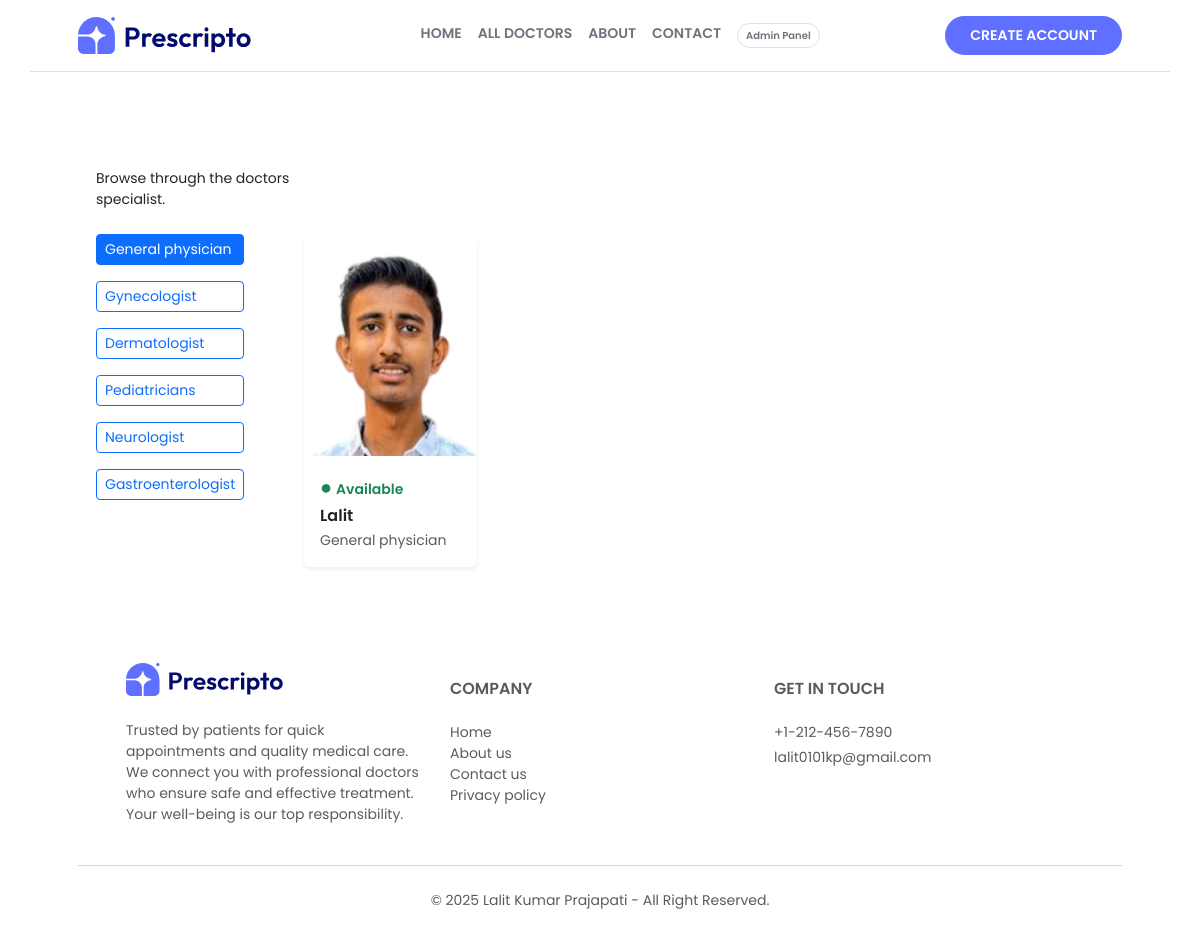
/doctor/General physician/, run on the app's committed database.
### appointment/models.py (models this page shows, shortened)
class Doctor(models.Model):
    image = models.ImageField(upload_to='doctor_image')
    name = models.CharField(max_length=100)
    email = models.EmailField()
    username = models.CharField(max_length=255, unique=True)
    password = models.CharField(max_length=100)
    experience = models.IntegerField()
    fees = models.FloatField()
    category = models.ForeignKey(Category, on_delete=models.CASCADE)
    degree = models.CharField(max_length=50)
    about = models.TextField()
    address = models.TextField()

class Category(models.Model):
    name = models.CharField(max_length=100)
    def __str__(self):
        return self.name

### appointment/views.py (the view)
# urls.py: path('doctor/<str:category_name>/', views.doctor, name='doctor'),
def doctor(request, category_name):
    if category_name == 'all doctor':
        doctors = Doctor.objects.all()
    else:
        doctors = Doctor.objects.filter(category__name=category_name)
    return render(request, 'doctor.html', {'doctors': doctors, 'category_name': category_name})

### templates/doctor.html
{% extends "layout.html" %}
{% load static %}
{% block contant %}
    <section class="mt-5 px-5">
        <div class="container px-5 py-5">
            <p class="mb-4 small">
                Browse through the doctors <br> specialist.
            </p>
            <div class="row">
                <div class="col-md-2 mb-4">
                    <div class="d-flex flex-column gap-3">
                        <a href="{% url "doctor" 'General physician' %}" class="btn {% if category_name == 'General physician' %}btn-primary {% else %}btn-outline-primary{% endif %} btn-sm text-start">General physician</a>
                        <a href="{% url "doctor" 'Gynecologist' %}" class="btn {% if category_name == 'Gynecologist' %}btn-primary {% else %} btn-outline-primary {% endif %} btn-sm text-start">Gynecologist</a>
                        <a href="{% url "doctor" 'Dermatologist' %}" class="btn {% if category_name == 'Dermatologist' %}btn-primary {% else %} btn-outline-primary {% endif %} btn-sm text-start">Dermatologist</a>
                        <a href="{% url "doctor" 'Pediatricians' %}" class="btn {% if category_name == 'Pediatricians' %}btn-primary {% else %} btn-outline-primary {% endif %} btn-sm text-start">Pediatricians</a>
                        <a href="{% url "doctor" 'Neurologist' %}" class="btn {% if category_name == 'Neurologist' %}btn-primary {% else %} btn-outline-primary {% endif %} btn-sm text-start">Neurologist</a>
                        <a href="{% url "doctor" 'Gastroenterologist' %}" class="btn {% if category_name == 'Gastroenterologist' %}btn-primary {% else %} btn-outline-primary {% endif %} btn-sm text-start">Gastroenterologist</a>
                    </div>
                </div>
                <div class="col-md-10 px-5">
                <div class="row row-cols-1 row-cols-sm-2 row-cols-md-4 g-4">
                    {% for doctor in doctors %}
                        <div class="col">
                            <div class="card border-0 rounded shadow-sm card-hover-up">
                                <div class="bg-light d-flex justify-content-center">
                                    <a href="{% url "doctor_info" doctor.id %}">
                                        <img src="{{  doctor.image.url  }}" alt="Doctor" class="img-fluid" style="width: 180px; object-fit: contain;">
                                    </a>
                                </div>
                                <div class="card-body pb-3">
                                    <p class="text-success small fw-semibold mb-1">
                                        <span class="text-success me-1 fs-5">●</span>Available
                                    </p>
                                    <h6 class="card-title fw-semibold mb-1">{{ doctor.name }}</h6>
                                    <p class="text-muted small mb-0">{{ doctor.category }}</p>
                                </div>
                            </div>
                        </div>
                    {% endfor %}
                </div>
                </div>
            </div>
        </div>
    </section>
{% endblock %}

### templates/layout.html (style rules this page uses)
body { font-family: "Poppins", sans-serif; }
.card-hover-up { transition: transform 0.3s ease; }

### data on the page
Doctor: image (picture), name "Lalit", category "General physician"
